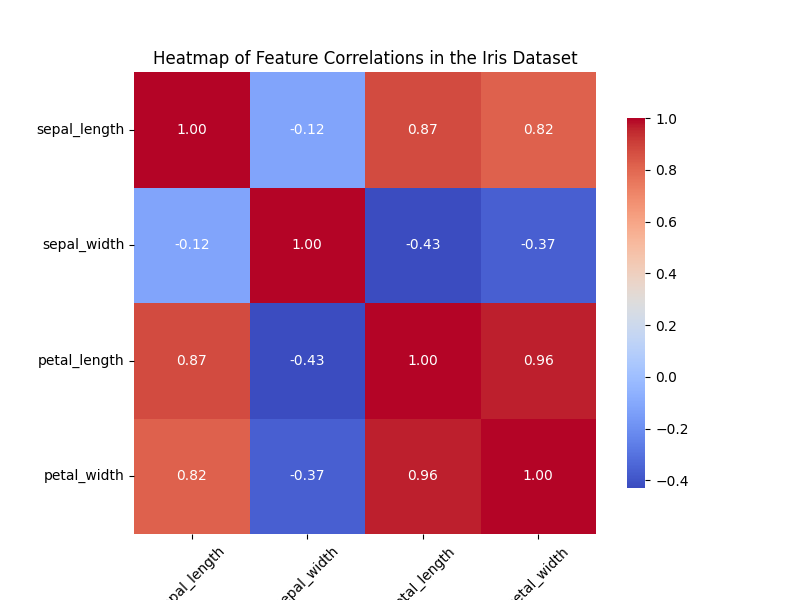

Reproduce this figure in Python.
# Import necessary libraries
import seaborn as sns
import matplotlib.pyplot as plt

# Load the Iris dataset
data = sns.load_dataset("iris")

# Select only numeric columns for correlation calculation
numeric_data = data.select_dtypes(include=['float64', 'int64'])

# Compute the correlation matrix
correlation_matrix = numeric_data.corr()

# Set the figure size
plt.figure(figsize=(8, 6))

# Create a heatmap
sns.heatmap(correlation_matrix, annot=True, fmt=".2f", cmap="coolwarm", square=True, cbar_kws={"shrink": .8})

# Add titles and labels
plt.title("Heatmap of Feature Correlations in the Iris Dataset")
plt.xticks(rotation=45)  # Rotate x labels for better readability
plt.yticks(rotation=0)    # Keep y labels horizontal

# Show the plot
plt.show()
